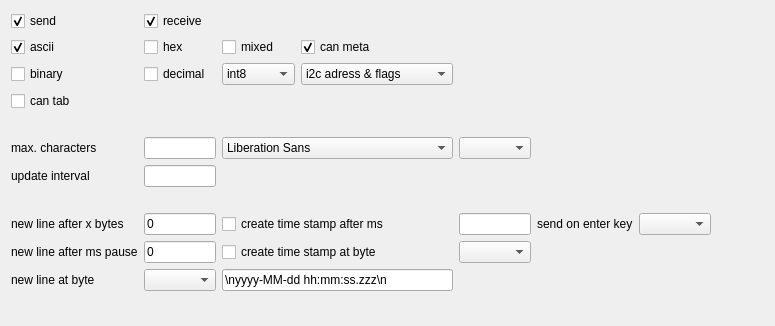
         <widget class="QWidget" name="scrollAreaWidgetContents">
          <property name="geometry">
           <rect>
            <x>0</x>
            <y>0</y>
            <width>775</width>
            <height>326</height>
           </rect>
          </property>
          <layout class="QGridLayout" name="gridLayout_9">
           <item row="0" column="0">
            <layout class="QGridLayout" name="gridLayout_7" rowstretch="0,0,0,0,0,0,0,0,0,0,0,0,0,0,0,0" columnstretch="0,0,0,0,0,0,0,0,0">
             <item row="8" column="1">
              <widget class="QLineEdit" name="ConsoleBufferLineEdit">
               <property name="sizePolicy">
                <sizepolicy hsizetype="Ignored" vsizetype="Fixed">
                 <horstretch>0</horstretch>
                 <verstretch>0</verstretch>
                </sizepolicy>
               </property>
               <property name="maximumSize">
                <size>
                 <width>16777215</width>
                 <height>16777215</height>
                </size>
               </property>
               <property name="toolTip">
                <string>max. characters in console</string>
               </property>
               <property name="inputMask">
                <string/>
               </property>
              </widget>
             </item>
             <item row="4" column="2">
              <widget class="QComboBox" name="consoleDecimalsType">
               <property name="toolTip">
                <string>the type of the decimals in the decimal console</string>
               </property>
               <item>
                <property name="text">
                 <string>int8</string>
                </property>
               </item>
               <item>
                <property name="text">
                 <string>int16</string>
                </property>
               </item>
               <item>
                <property name="text">
                 <string>int32</string>
                </property>
               </item>
               <item>
                <property name="text">
                 <string>uint8</string>
                </property>
               </item>
               <item>
                <property name="text">
                 <string>uint16</string>
                </property>
               </item>
               <item>
                <property name="text">
                 <string>uint32</string>
                </property>
               </item>
              </widget>
             </item>
             <item row="12" column="2" colspan="3">
              <widget class="QCheckBox" name="PrintTimeStampCheckBox">
               <property name="sizePolicy">
                <sizepolicy hsizetype="Preferred" vsizetype="Preferred">
                 <horstretch>0</horstretch>
                 <verstretch>0</verstretch>
                </sizepolicy>
               </property>
               <property name="toolTip">
                <string>create time stamp after ms</string>
               </property>
               <property name="text">
                <string>create time stamp after ms</string>
               </property>
               <property name="checked">
                <bool>false</bool>
               </property>
              </widget>
             </item>
             <item row="3" column="2">
              <widget class="QCheckBox" name="consoleShowMixedCheckBox">
               <property name="toolTip">
                <string>&lt;html&gt;&lt;head/&gt;&lt;body&gt;&lt;p&gt;show mixed console (ascii, dec and hex together in one console if they are selected)&lt;/p&gt;&lt;/body&gt;&lt;/html&gt;</string>
               </property>
               <property name="statusTip">
                <string/>
               </property>
               <property name="text">
                <string>mixed</string>
               </property>
              </widget>
             </item>
             <item row="4" column="0">
              <widget class="QCheckBox" name="consoleShowBinaryCheckBox">
               <property name="toolTip">
                <string>show binary console</string>
               </property>
               <property name="text">
                <string>binary</string>
               </property>
              </widget>
             </item>
             <item row="9" column="0">
              <widget class="QLabel" name="label_5">
               <property name="toolTip">
                <string>the update interval of the consoles</string>
               </property>
               <property name="text">
                <string>update interval</string>
               </property>
              </widget>
             </item>
             <item row="13" column="0">
              <widget class="QLabel" name="label_2">
               <property name="toolTip">
                <string>new line after x ms send/receive pause (0=off)</string>
               </property>
               <property name="text">
                <string>new line after ms pause</string>
               </property>
              </widget>
             </item>
             <item row="8" column="5">
              <widget class="QComboBox" name="consoleFontSizeComboBox">
               <property name="sizePolicy">
                <sizepolicy hsizetype="Preferred" vsizetype="Fixed">
                 <horstretch>0</horstretch>
                 <verstretch>0</verstretch>
                </sizepolicy>
               </property>
               <property name="minimumSize">
                <size>
                 <width>0</width>
                 <height>0</height>
                </size>
               </property>
               <property name="maximumSize">
                <size>
                 <width>16777215</width>
                 <height>16777215</height>
                </size>
               </property>
               <property name="toolTip">
                <string>console font size</string>
               </property>
               <property name="currentText">
                <string/>
               </property>
              </widget>
             </item>
             <item row="4" column="1">
              <widget class="QCheckBox" name="consoleShowDecimalCheckBox">
               <property name="sizePolicy">
                <sizepolicy hsizetype="Preferred" vsizetype="Preferred">
                 <horstretch>0</horstretch>
                 <verstretch>0</verstretch>
                </sizepolicy>
               </property>
               <property name="toolTip">
                <string>show decimal console</string>
               </property>
               <property name="text">
                <string>decimal</string>
               </property>
              </widget>
             </item>
             <item row="0" column="1">
              <widget class="QCheckBox" name="ShowReceivedCheckBox">
               <property name="sizePolicy">
                <sizepolicy hsizetype="Preferred" vsizetype="Preferred">
                 <horstretch>0</horstretch>
                 <verstretch>0</verstretch>
                </sizepolicy>
               </property>
               <property name="toolTip">
                <string>show received data in console</string>
               </property>
               <property name="text">
                <string>receive</string>
               </property>
               <property name="checked">
                <bool>true</bool>
               </property>
               <property name="tristate">
                <bool>false</bool>
               </property>
              </widget>
             </item>
             <item row="13" column="1">
              <widget class="QLineEdit" name="consoleNewLineAfterPause">
               <property name="sizePolicy">
                <sizepolicy hsizetype="Ignored" vsizetype="Fixed">
                 <horstretch>0</horstretch>
                 <verstretch>0</verstretch>
                </sizepolicy>
               </property>
               <property name="maximumSize">
                <size>
                 <width>16777215</width>
                 <height>16777215</height>
                </size>
               </property>
               <property name="toolTip">
                <string>new line after x ms send/receive pause (0=off)</string>
               </property>
               <property name="text">
                <string>0</string>
               </property>
              </widget>
             </item>
             <item row="8" column="2" colspan="3">
              <widget class="QFontComboBox" name="consoleFontComboBox">
               <property name="sizePolicy">
                <sizepolicy hsizetype="Expanding" vsizetype="Fixed">
                 <horstretch>0</horstretch>
                 <verstretch>0</verstretch>
                </sizepolicy>
               </property>
               <property name="minimumSize">
                <size>
                 <width>0</width>
                 <height>0</height>
                </size>
               </property>
               <property name="maximumSize">
                <size>
                 <width>16777215</width>
                 <height>16777215</height>
                </size>
               </property>
               <property name="toolTip">
                <string>console font (the mixed console has always courier new)</string>
               </property>
               <property name="editable">
                <bool>false</bool>
               </property>
              </widget>
             </item>
             <item row="14" column="2" colspan="3">
              <widget class="QLineEdit" name="ConsoleTimestampFormat">
               <property name="sizePolicy">
                <sizepolicy hsizetype="MinimumExpanding" vsizetype="Fixed">
                 <horstretch>0</horstretch>
                 <verstretch>0</verstretch>
                </sizepolicy>
               </property>
               <property name="minimumSize">
                <size>
                 <width>150</width>
                 <height>0</height>
                </size>
               </property>
               <property name="maximumSize">
                <size>
                 <width>16777215</width>
                 <height>16777215</height>
                </size>
               </property>
               <property name="toolTip">
                <string>&lt;html&gt;&lt;head/&gt;&lt;body&gt;&lt;p&gt;time stamp format ('optinal new lines (\n)' date and time format (chapter Time format and Date format in the manual) 'optional new lines (\n)'&lt;/p&gt;&lt;p&gt;Example:&lt;/p&gt;&lt;p&gt;\nyyyy-MM-dd hh:mm:ss.zzz\n&lt;/p&gt;&lt;p&gt;Example without date and with spaces in front of the time stamp:&lt;/p&gt;&lt;p&gt;\n       hh:mm:ss\n&lt;/p&gt;&lt;p&gt;&lt;br/&gt;&lt;/p&gt;&lt;/body&gt;&lt;/html&gt;</string>
               </property>
               <property name="text">
                <string>\nyyyy-MM-dd hh:mm:ss.zzz\n</string>
               </property>
              </widget>
             </item>
             <item row="12" column="5">
              <widget class="QLineEdit" name="PrintTimeStampLineEdit">
               <property name="sizePolicy">
                <sizepolicy hsizetype="Ignored" vsizetype="Fixed">
                 <horstretch>0</horstretch>
                 <verstretch>0</verstretch>
                </sizepolicy>
               </property>
               <property name="maximumSize">
                <size>
                 <width>16777215</width>
                 <height>16777215</height>
                </size>
               </property>
               <property name="toolTip">
                <string>create time stamp after ms</string>
               </property>
              </widget>
             </item>
             <item row="7" column="2">
              <spacer name="verticalSpacer_6">
               <property name="orientation">
                <enum>Qt::Vertical</enum>
               </property>
               <property name="sizeType">
                <enum>QSizePolicy::Fixed</enum>
               </property>
               <property name="sizeHint" stdset="0">
                <size>
                 <width>20</width>
                 <height>20</height>
                </size>
               </property>
              </spacer>
             </item>
             <item row="11" column="4">
              <spacer name="verticalSpacer_2">
               <property name="orientation">
                <enum>Qt::Vertical</enum>
               </property>
               <property name="sizeType">
                <enum>QSizePolicy::Fixed</enum>
               </property>
               <property name="sizeHint" stdset="0">
                <size>
                 <width>20</width>
                 <height>20</height>
                </size>
               </property>
              </spacer>
             </item>
             <item row="5" column="0">
              <widget class="QCheckBox" name="showCanTabCheckBox">
               <property name="toolTip">
                <string>show the can tab</string>
               </property>
               <property name="statusTip">
                <string/>
               </property>
               <property name="text">
                <string>can tab</string>
               </property>
              </widget>
             </item>
             <item row="8" column="0">
              <widget class="QLabel" name="ConsoleBufferLabel">
               <property name="toolTip">
                <string>max. characters in console</string>
               </property>
               <property name="text">
                <string>max. characters</string>
               </property>
              </widget>
             </item>
             <item row="12" column="6">
              <widget class="QLabel" name="label_18">
               <property name="toolTip">
                <string>&lt;html&gt;&lt;head/&gt;&lt;body&gt;&lt;p&gt;this is sent/used for the enter key (console, message dialog, main window send area and ascii sequence in the send window)&lt;/p&gt;&lt;/body&gt;&lt;/html&gt;</string>
               </property>
               <property name="text">
                <string>send on enter key</string>
               </property>
              </widget>
             </item>
             <item row="3" column="0">
              <widget class="QCheckBox" name="consoleShowAsciiCheckBox">
               <property name="sizePolicy">
                <sizepolicy hsizetype="Preferred" vsizetype="Preferred">
                 <horstretch>0</horstretch>
                 <verstretch>0</verstretch>
                </sizepolicy>
               </property>
               <property name="toolTip">
                <string>show ascii console</string>
               </property>
               <property name="text">
                <string>ascii</string>
               </property>
               <property name="checked">
                <bool>true</bool>
               </property>
              </widget>
             </item>
             <item row="15" column="5">
              <spacer name="verticalSpacer">
               <property name="orientation">
                <enum>Qt::Vertical</enum>
               </property>
               <property name="sizeHint" stdset="0">
                <size>
                 <width>20</width>
                 <height>40</height>
                </size>
               </property>
              </spacer>
             </item>
             <item row="13" column="2" colspan="3">
              <widget class="QCheckBox" name="consoleTimestampAtByteCheckBox">
               <property name="toolTip">
                <string>create time stamp at byte</string>
               </property>
               <property name="text">
                <string>create time stamp at byte</string>
               </property>
              </widget>
             </item>
             <item row="9" column="1">
              <widget class="QLineEdit" name="ConsoleUpdateIntervallLineEdit">
               <property name="sizePolicy">
                <sizepolicy hsizetype="Ignored" vsizetype="Fixed">
                 <horstretch>0</horstretch>
                 <verstretch>0</verstretch>
                </sizepolicy>
               </property>
               <property name="maximumSize">
                <size>
                 <width>16777215</width>
                 <height>16777215</height>
                </size>
               </property>
               <property name="toolTip">
                <string>the update intervall of the consoles</string>
               </property>
              </widget>
             </item>
             <item row="12" column="7">
              <widget class="QComboBox" name="consoleSendOnEnter">
               <property name="maximumSize">
                <size>
                 <width>16777215</width>
                 <height>16777215</height>
                </size>
               </property>
               <property name="toolTip">
                <string>&lt;html&gt;&lt;head/&gt;&lt;body&gt;&lt;p&gt;this is sent/used for the enter key (console, message dialog, main window send area and ascii sequence in the send window)&lt;/p&gt;&lt;/body&gt;&lt;/html&gt;</string>
               </property>
              </widget>
             </item>
             <item row="3" column="1">
              <widget class="QCheckBox" name="consoleShowHexCheckBox">
               <property name="sizePolicy">
                <sizepolicy hsizetype="Preferred" vsizetype="Preferred">
                 <horstretch>0</horstretch>
                 <verstretch>0</verstretch>
                </sizepolicy>
               </property>
               <property name="toolTip">
                <string>show hexadecimal console</string>
               </property>
               <property name="text">
                <string>hex</string>
               </property>
              </widget>
             </item>
             <item row="12" column="1">
              <widget class="QLineEdit" name="consoleNewLineAfterNumberBytes">
               <property name="sizePolicy">
                <sizepolicy hsizetype="Ignored" vsizetype="Fixed">
                 <horstretch>0</horstretch>
                 <verstretch>0</verstretch>
                </sizepolicy>
               </property>
               <property name="maximumSize">
                <size>
                 <width>16777215</width>
                 <height>16777215</height>
                </size>
               </property>
               <property name="toolTip">
                <string>new line after x number of sent/received bytes (0=off)</string>
               </property>
               <property name="text">
                <string>0</string>
               </property>
              </widget>
             </item>
             <item row="14" column="0">
              <widget class="QLabel" name="label_16">
               <property name="toolTip">
                <string>new line at byte</string>
               </property>
               <property name="text">
                <string>new line at byte</string>
               </property>
              </widget>
             </item>
             <item row="12" column="0">
              <widget class="QLabel" name="label">
               <property name="toolTip">
                <string>new line after x number of sent/received bytes (0=off)</string>
               </property>
               <property name="text">
                <string>new line after x bytes</string>
               </property>
              </widget>
             </item>
             <item row="3" column="3" colspan="2">
              <widget class="QCheckBox" name="consoleShowCanMetaCheckBox">
               <property name="toolTip">
                <string>&lt;html&gt;&lt;head/&gt;&lt;body&gt;&lt;p&gt;show CAN meta information (id and type) in consoles&lt;/p&gt;&lt;/body&gt;&lt;/html&gt;</string>
               </property>
               <property name="text">
                <string>can meta</string>
               </property>
               <property name="checked">
                <bool>true</bool>
               </property>
              </widget>
             </item>
             <item row="14" column="1">
              <widget class="QComboBox" name="consoleNewLineAt">
               <property name="maximumSize">
                <size>
                 <width>16777215</width>
                 <height>16777215</height>
                </size>
               </property>
               <property name="toolTip">
                <string>new line at byte</string>
               </property>
              </widget>
             </item>
             <item row="13" column="5">
              <widget class="QComboBox" name="consoleTimestampAtByteComboBox">
               <property name="maximumSize">
                <size>
                 <width>16777215</width>
                 <height>16777215</height>
                </size>
               </property>
               <property name="toolTip">
                <string>create time stamp at byte</string>
               </property>
              </widget>
             </item>
             <item row="0" column="0">
              <widget class="QCheckBox" name="ShowSendInConsoleCheckBox">
               <property name="sizePolicy">
                <sizepolicy hsizetype="Preferred" vsizetype="Preferred">
                 <horstretch>0</horstretch>
                 <verstretch>0</verstretch>
                </sizepolicy>
               </property>
               <property name="toolTip">
                <string>show sent data in console</string>
               </property>
               <property name="text">
                <string>send</string>
               </property>
               <property name="checked">
                <bool>true</bool>
               </property>
              </widget>
             </item>
             <item row="4" column="3" colspan="2">
              <widget class="QComboBox" name="consoleI2cMetadata">
               <property name="toolTip">
                <string>&lt;html&gt;&lt;head/&gt;&lt;body&gt;&lt;p&gt;show I2C master meta information (address &amp;amp; flags) in consoles&lt;/p&gt;&lt;/body&gt;&lt;/html&gt;</string>
               </property>
               <item>
                <property name="text">
                 <string>i2c adress &amp; flags</string>
                </property>
               </item>
               <item>
                <property name="text">
                 <string>i2c address</string>
                </property>
               </item>
               <item>
                <property name="text">
                 <string>i2c flags</string>
                </property>
               </item>
               <item>
                <property name="text">
                 <string>none</string>
                </property>
               </item>
              </widget>
             </item>
             <item row="12" column="8">
              <spacer name="horizontalSpacer_23">
               <property name="orientation">
                <enum>Qt::Horizontal</enum>
               </property>
               <property name="sizeHint" stdset="0">
                <size>
                 <width>40</width>
                 <height>20</height>
                </size>
               </property>
              </spacer>
             </item>
            </layout>
           </item>
          </layout>
         </widget>
